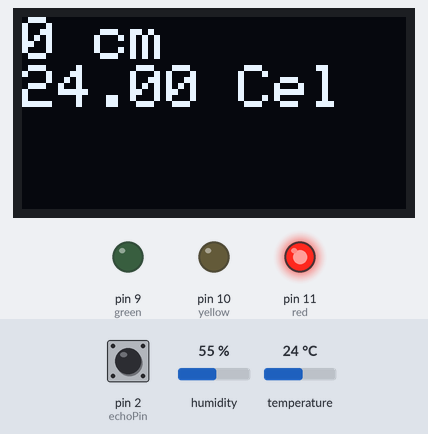
A sketch run on a simulated Arduino Uno, built with avr-gcc and run on an emulated ATmega328P. On the bench: 128×64 one-colour display, output pins drawn as LEDs (lit = HIGH). Inputs (shaded band) come from the test bench; at power-on: temperature 24 °C, pin 2 (echoPin) LOW, humidity 55 %. Pins used as bus, display or sensor lines are not drawn; what the sketch prints to the serial monitor is not drawn.

Above: at 1.8 s.
1.9 s: temperature set to 12 °C
At 4.9 s:
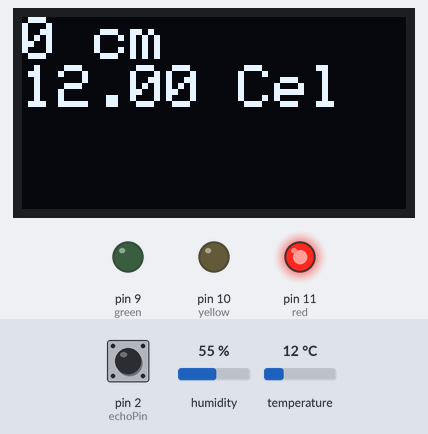
5.2 s: temperature set to 19 °C
At 6.6 s:
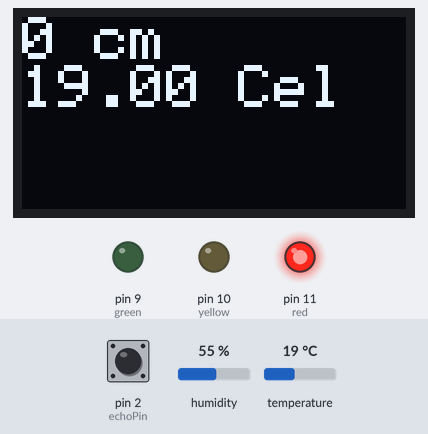
7.7 s: temperature set to 28 °C
At 9.2 s:
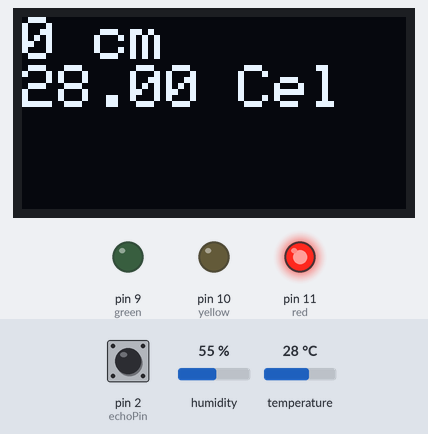
10.2 s: pin 2 (echoPin) pulsed HIGH 2 times (0.12 s each, 0.3 s apart)
At 10.7 s:
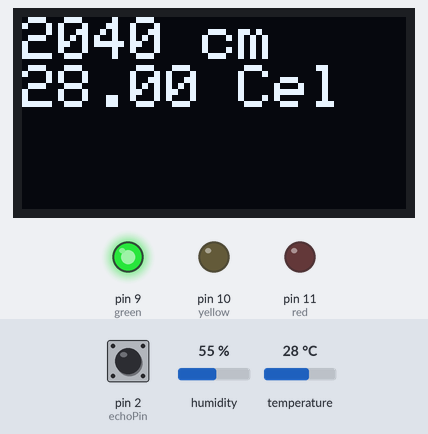
Timing chart, 0 to 13.2 s (numbered marks = the images above; inputs shaded):
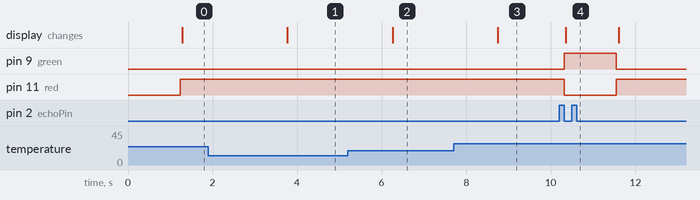

Measured:
- after the input at 1.9 s, the display: changes after 1.9 s (image 1)
- after the input at 5.2 s, the display: changes after 1.1 s (image 2)
- after the input at 7.7 s, the display: changes after 1.0 s (image 3)
- after the input at 10.2 s, pin 9 (green): LOW → HIGH after 0.12 s, → LOW 1.2 s later; pin 11 (red): HIGH → LOW after 0.12 s, → HIGH 1.2 s later; the display: changes after 0.15 s (image 4)

The sketch:

ultrasound.ino
```cpp
//dht-11 requirements
#include "DHT.h"
#define DHTPIN 4     // Digital pin connected to the DHT sensor
#define DHTTYPE DHT11
DHT dht(DHTPIN, DHTTYPE);

//oled requirements
#include <Wire.h>
#include <Adafruit_GFX.h>
#include <Adafruit_SSD1306.h>
//
#define OLED_RESET 4
//#define SCREEN_HEIGHT 32

Adafruit_SSD1306 display(OLED_RESET);
#define echoPin 2 // attach pin D2 Arduino to pin Echo of HC-SR04
#define trigPin 3 //attach pin D3 Arduino to pin Trig of HC-SR04

// defines variables
long duration; // variable for the duration of sound wave travel
int distance; // variable for the distance measurement
int green = 9;
int yellow = 10;
int red = 11;

void setup() {
  pinMode(trigPin, OUTPUT); // Sets the trigPin as an OUTPUT
  pinMode(echoPin, INPUT); // Sets the echoPin as an INPUT
  Serial.begin(115200); // // Serial Communication is starting with 9600 of baudrate speed
  Serial.println("Ultrasonic Sensor HC-SR04 Test"); // print some text in Serial Monitor
  Serial.println("with Arduino UNO R3");
  pinMode(green, OUTPUT);
  pinMode(yellow, OUTPUT);
  pinMode(red, OUTPUT);

//  Serial.begin(115200);
  display.begin(SSD1306_SWITCHCAPVCC, 0x3C);
  display.clearDisplay();
//DHT_11
  Serial.println(F("DHTxx test!"));
  dht.begin();
}
void loop() {
  // Clears the trigPin condition
  digitalWrite(trigPin, LOW);
  delay(100);
  // Sets the trigPin HIGH (ACTIVE) for 10 microseconds
  digitalWrite(trigPin, HIGH);
  delay(100);
  digitalWrite(trigPin, LOW);
  // Reads the echoPin, returns the sound wave travel time in microseconds
  duration = pulseIn(echoPin, HIGH);
  // Calculating the distance
  distance = duration * 0.034 / 2; // Speed of sound wave divided by 2 (go and back)
  // Displays the distance on the Serial Monitor
  Serial.print("Distance: ");
  Serial.print(distance);
  Serial.println(" cm");
  if(distance <= 5){
      digitalWrite(red, HIGH);
      digitalWrite(yellow, LOW);
      digitalWrite(green, LOW);
      Serial.println("EVERYBODY STOP");
    }
    else if(distance <= 15){
//      digitalWrite(yellow, HIGH);
//      digitalWrite(green, LOW);
//      digitalWrite(red, LOW);
//      Serial.println("EVERYBODY READY");
        analogWrite(red,255);
        analogWrite(green,255);
        analogWrite(yellow,0);
    }
    else if(distance > 10){
      digitalWrite(green, HIGH);
      digitalWrite(yellow, LOW);
      digitalWrite(red, LOW);
      Serial.println("EVERYBODY GO");
    }

//    DHT-11 output

    float h = dht.readHumidity();
  // Read temperature as Celsius (the default)
  float t = dht.readTemperature();
  // Read temperature as Fahrenheit (isFahrenheit = true)
  float f = dht.readTemperature(true);

  // Check if any reads failed and exit early (to try again).
  if (isnan(h) || isnan(t) || isnan(f)) {
    Serial.println(F("Failed to read from DHT sensor!"));
    return;
  }

  float hif = dht.computeHeatIndex(f, h);
  // Compute heat index in Celsius (isFahreheit = false)
  float hic = dht.computeHeatIndex(t, h, false);

  Serial.print(F(" Humidity: "));
  Serial.print(h);
  Serial.print(F("%  Temperature: "));
  Serial.print(t);
  Serial.print(F("C "));
  Serial.print(f);
  Serial.print(F("F  Heat index: "));
  Serial.print(hic);
  Serial.print(F("C "));
  Serial.print(hif);
  Serial.println(F("F"));


//OLED OUTPUT
    display.setTextSize(2);
    display.setTextColor(WHITE);
    display.setCursor(0, 0);
    display.print(distance);
    display.println(" cm");
//    display.println(h,"h");
//    display.setCursor(0,64);
    display.print(t);
    display.print(" Cel");
    display.display();
    display.clearDisplay();

}
```
